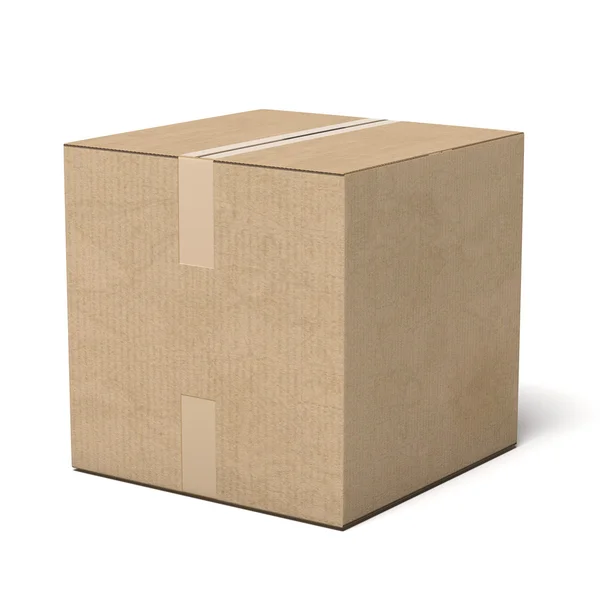
#> input picture IMG_0.jpeg, 600 x 600 px
$ python -i image_viewer.py   (imports and definitions only)   (older library calls are emulated)
#> lines starting #> are read from the running program, lines starting #| are printed output that depends on the picture; after the words box and inside, x2 and y2 are one past the last pixel; in counts of white or black regions, pixels touching at a corner belong together
import argparse
import PySimpleGUI as sg
from PIL import Image
from io import BytesIO
import numpy as np
import cv2
import os

# [202 lines left out: functions np_im_to_data, adjust_brightness_contrast, adjust_color_temperature, sharpen_image, blur_image, add_noise and 7 more, not called in this run]

def cartoon_filter(image):
    """
    Apply a cartoon filter to the image.
    """
    num_down = 2  # Number of downsampling steps
    num_bilateral = 7  # Number of bilateral filtering steps

    # Downsample image using Gaussian pyramid
    img_color = image.copy()
    for _ in range(num_down):
        img_color = cv2.pyrDown(img_color)
#> this loop made 2 passes
#> pass 2, in cartoon_filter, `img_color = cv2.pyrDown(img_color)`:
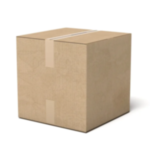
#> img_color: shape (150, 150, 3); mean R, G, B 221.4, 209.5, 195.1

    # Repeatedly apply small bilateral filter instead of applying one large filter
    for _ in range(num_bilateral):
        img_color = cv2.bilateralFilter(img_color, d=9, sigmaColor=9, sigmaSpace=7)

    # Upsample image to original size
    for _ in range(num_down):
        img_color = cv2.pyrUp(img_color)
    img_color = cv2.resize(img_color, (image.shape[1], image.shape[0]))

    # Convert to grayscale and apply median blur
    img_gray = cv2.cvtColor(image, cv2.COLOR_RGB2GRAY)
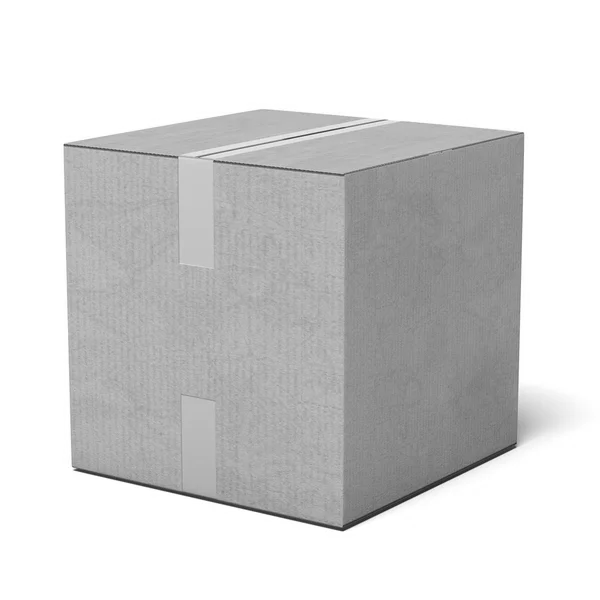
#> img_gray: shape (600, 600); min 32, max 255, mean 211.4
    img_blur = cv2.medianBlur(img_gray, 7)

    # Detect edges and threshold
    img_edge = cv2.adaptiveThreshold(img_blur, 255,
                                     cv2.ADAPTIVE_THRESH_MEAN_C,
                                     cv2.THRESH_BINARY,
                                     blockSize=9,
                                     C=2)
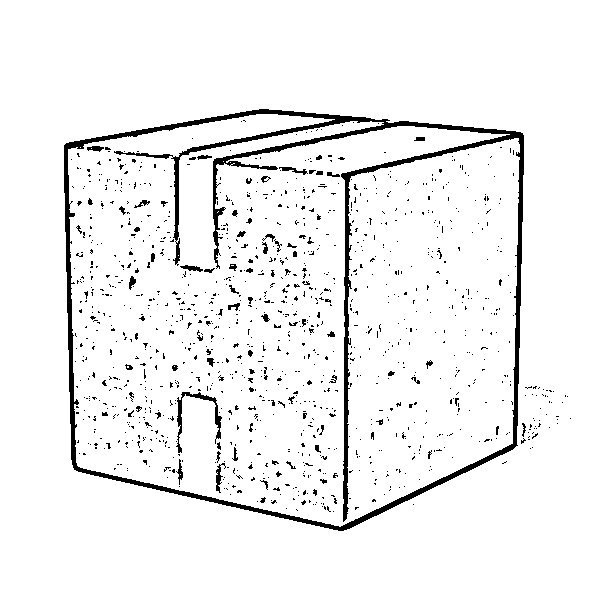
#> img_edge: shape (600, 600); 94.7% white; 1188 black regions (1120 under 20 px), largest, box (x1, y1, x2, y2) and area: (64, 109, 524, 531) 12191, (176, 392, 222, 453) 465, (216, 463, 226, 493) 116

    # Convert back to color
    img_edge = cv2.cvtColor(img_edge, cv2.COLOR_GRAY2RGB)

    # Combine color image with edge mask
    cartoon = cv2.bitwise_and(img_color, img_edge)
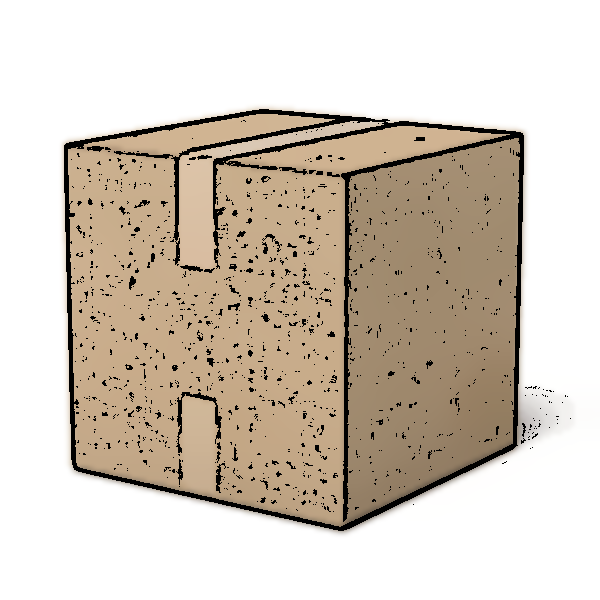
#> cartoon: shape (600, 600, 3); mean R, G, B 211.5, 200.8, 187.8
    return cartoon

# [593 lines left out: functions watercolor_filter, edge_detection_filter, stylization_filter, detail_enhance_filter, color_map_filter, remove_object and 4 more, not called in this run]

# [2 lines not run here, left out]

>>> import cv2
>>> picture = cv2.cvtColor(cv2.imread('IMG_0.jpeg'), cv2.COLOR_BGR2RGB)
>>> result = cartoon_filter(picture)

$ run again, on IMG_2.jpeg
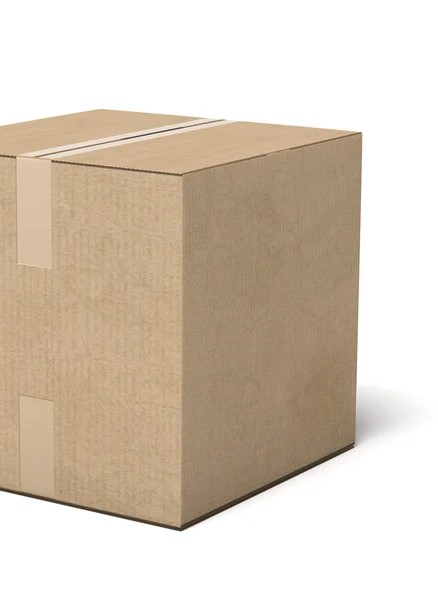
#> input picture IMG_2.jpeg, 438 x 600 px
#> in cartoon_filter, `img_edge = cv2.adaptiveThreshold(img_blur, 255, cv2.ADAPTIVE_THRESH_ME..`:
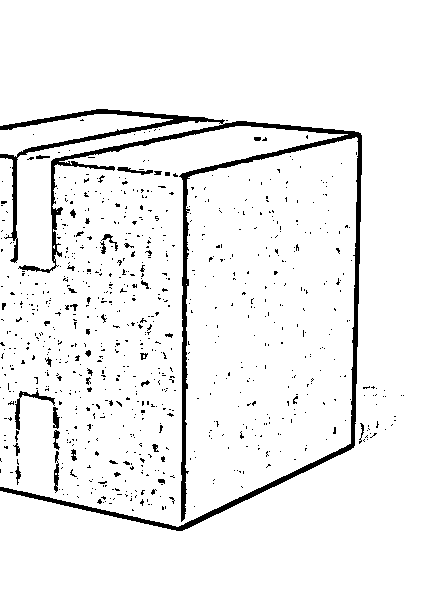
#> img_edge: shape (600, 438); 94.5% white; 814 black regions (773 under 20 px), largest, box (x1, y1, x2, y2) and area: (0, 109, 362, 531) 9856, (15, 390, 55, 430) 266, (54, 451, 59, 493) 134
#> in cartoon_filter, `cartoon = cv2.bitwise_and(img_color, img_edge)`:
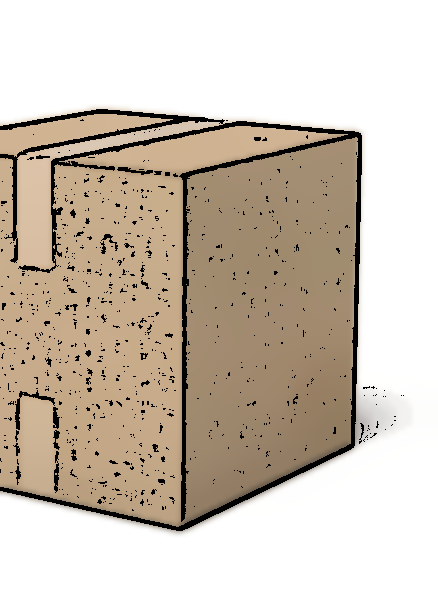
#> cartoon: shape (600, 438, 3); mean R, G, B 206.1, 194.4, 180.3

$ run again, on IMG_LEFT_BOX.jpeg
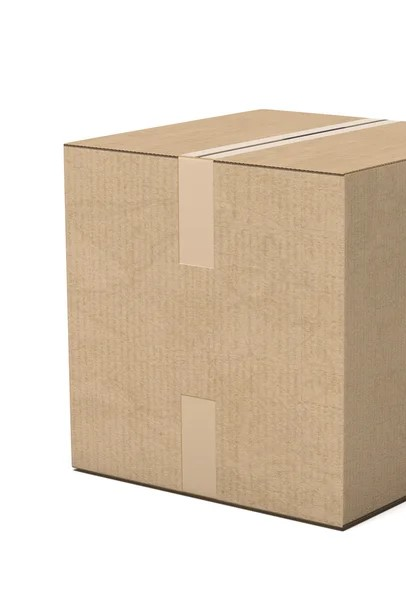
#> input picture IMG_LEFT_BOX.jpeg, 406 x 600 px
#> in cartoon_filter, `img_edge = cv2.adaptiveThreshold(img_blur, 255, cv2.ADAPTIVE_THRESH_ME..`:
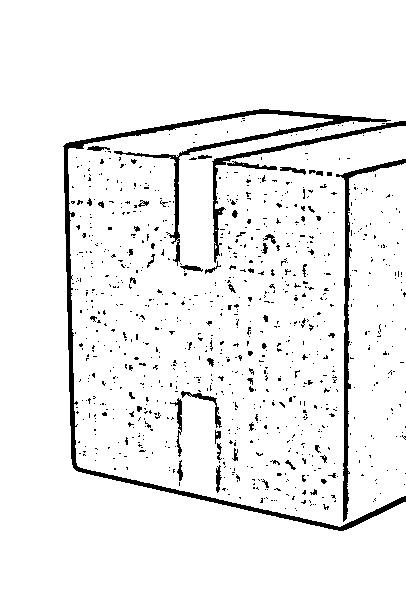
#> img_edge: shape (600, 406); 94% white; 919 black regions (868 under 20 px), largest, box (x1, y1, x2, y2) and area: (63, 109, 406, 531) 5873, (336, 159, 406, 522) 1842, (212, 121, 406, 263) 1306
#> in cartoon_filter, `cartoon = cv2.bitwise_and(img_color, img_edge)`:
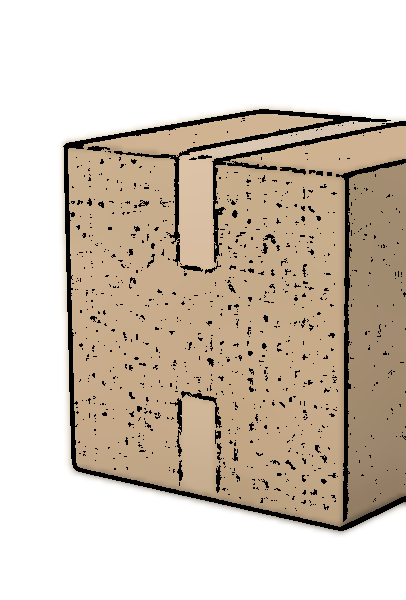
#> cartoon: shape (600, 406, 3); mean R, G, B 209.9, 197.3, 182.4
